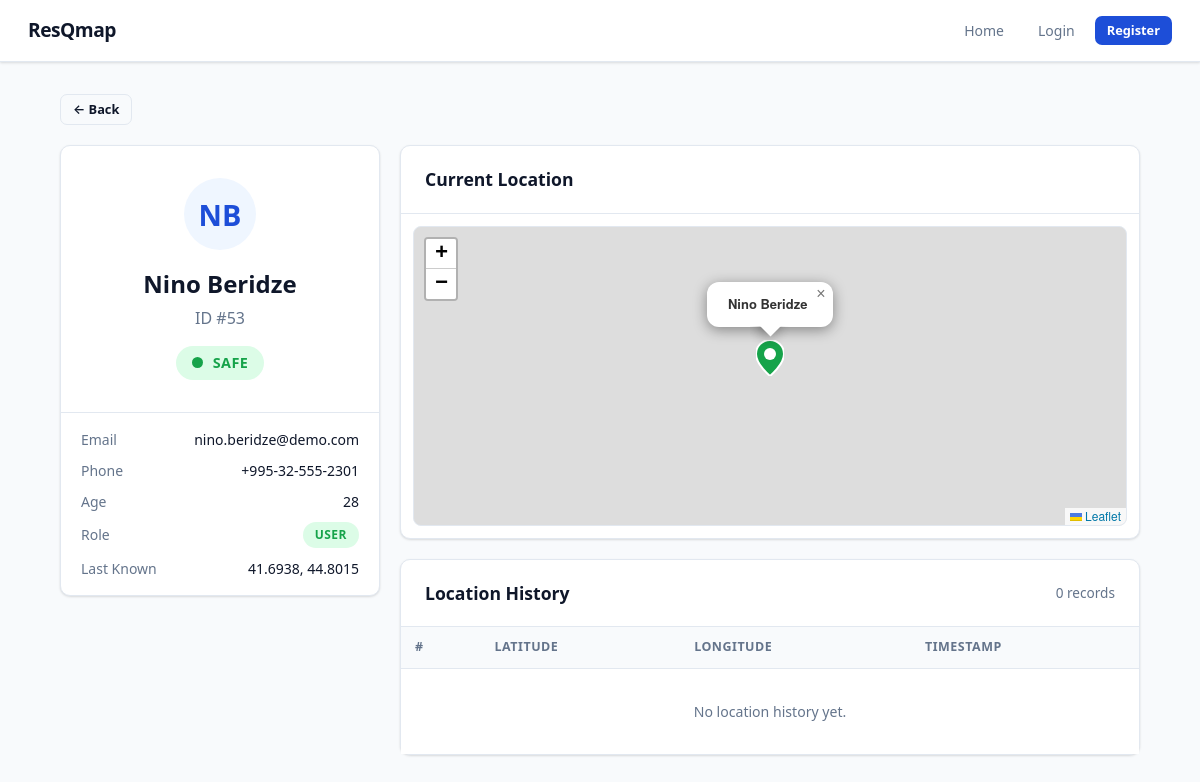
/users/53, run on the app's committed database.
### models.py (models this page shows)
class User(Base):
    __tablename__ = "users"
    id: Mapped[int] = mapped_column(Integer, primary_key=True, index=True)
    name: Mapped[str] = mapped_column(String(50), nullable=False)
    last_name: Mapped[str] = mapped_column(String(50), nullable=False)
    email: Mapped[str] = mapped_column(String(120), unique=True, nullable=False)
    age: Mapped[int] = mapped_column(Integer, nullable=False)
    current_location: Mapped[str] = mapped_column(String(100), default="Unknown")
    phone_number: Mapped[str] = mapped_column(String(20), nullable=False)
    password_hash: Mapped[str] = mapped_column(String(255), nullable=False)
    role: Mapped[str] = mapped_column(String(20), default="normal_user", nullable=False)
    safety_status: Mapped[str] = mapped_column(String(20), default="unknown", nullable=False)
    latitude: Mapped[float | None] = mapped_column(Float, nullable=True)
    longitude: Mapped[float | None] = mapped_column(Float, nullable=True)
    location_history: Mapped[list[UserLocationHistory]] = relationship(
        back_populates="user", cascade="all, delete-orphan"
    )
    notifications: Mapped[list[SafetyNotification]] = relationship(
        back_populates="user", cascade="all, delete-orphan"
    )

### main.py (the view)
@app.get("/users/{user_id}", include_in_schema=False, name="user_page")
async def user_page(
    request: Request,
    user_id: int,
    db: Annotated[AsyncSession, Depends(get_db)],
):
    result = await db.execute(select(models.User).where(models.User.id == user_id))
    user = result.scalars().first()
    if not user:
        raise HTTPException(status_code=status.HTTP_404_NOT_FOUND, detail="User not found")
    result = await db.execute(
        select(models.UserLocationHistory)
        .where(models.UserLocationHistory.user_id == user_id)
        .order_by(models.UserLocationHistory.timestamp.desc())
    )
    locations = result.scalars().all()
    return templates.TemplateResponse(
        request,
        "user.html",
        {"user": user, "locations": locations, "title": f"{user.name} {user.last_name}"},
    )

### templates/user.html (shortened to what this page needs)
{% extends "base.html" %}
{% block head %}
<link rel="stylesheet" href="https://unpkg.com/leaflet@1.9.4/dist/leaflet.css"/>
<link rel="stylesheet" href="{{ url_for('static', path='/user.css') }}">
{% endblock %}
{% block content %}
<div class="page">
  <div style="margin-bottom:20px;">
    <button onclick="history.length > 1 ? history.back() : window.location.href='/users'" class="btn btn-outline btn-sm">← Back</button>
  </div>
  <div style="display:grid;grid-template-columns:320px 1fr;gap:20px;align-items:start;" class="user-layout">
    <div>
      <div class="card" style="margin-bottom:16px;">
        <div class="card-body" style="text-align:center;padding:32px 24px;">
          <div style="width:72px;height:72px;border-radius:50%;background:var(--brand-light);color:var(--brand);font-size:1.8rem;font-weight:800;display:flex;align-items:center;justify-content:center;margin:0 auto 16px;">
            {{ (user.name or '?')[0] | upper }}{{ (user.last_name or '?')[0] | upper }}
          </div>
          <h2 style="margin-bottom:4px;">{{ user.name }} {{ user.last_name }}</h2>
          <p class="text-muted" style="margin-bottom:16px;">ID #{{ user.id }}</p>
          <span class="status-pill pill-{{ user.safety_status }}" style="font-size:.9rem;padding:6px 16px;">
            <span class="status-dot status-{{ user.safety_status }}"></span>
            {{ user.safety_status | capitalize }}
          </span>
        </div>
        <div style="border-top:1px solid var(--border);padding:16px 20px;display:flex;flex-direction:column;gap:10px;">
          <div style="display:flex;justify-content:space-between;font-size:.875rem;">
            <span class="text-muted">Email</span>
            <span>{{ user.email }}</span>
          </div>
          <div style="display:flex;justify-content:space-between;font-size:.875rem;">
            <span class="text-muted">Phone</span>
            <span>{{ user.phone_number }}</span>
          </div>
          <div style="display:flex;justify-content:space-between;font-size:.875rem;">
            <span class="text-muted">Age</span>
            <span>{{ user.age }}</span>
          </div>
          <div style="display:flex;justify-content:space-between;font-size:.875rem;align-items:center;">
            <span class="text-muted">Role</span>
            {% if user.role == 'admin' %}
              <span class="nav-role-badge badge-admin">Admin</span>
            {% elif user.role == 'police' %}
              <span class="nav-role-badge badge-police">Police</span>
            {% else %}
              <span class="nav-role-badge badge-user">User</span>
            {% endif %}
          </div>
          {% if user.latitude is not none and user.longitude is not none %}
          <div style="display:flex;justify-content:space-between;font-size:.875rem;">
            <span class="text-muted">Last Known</span>
            <span>{{ "%.4f"|format(user.latitude) }}, {{ "%.4f"|format(user.longitude) }}</span>
          </div>
          {% endif %}
        </div>
      </div>
    </div>
    <div>
      {% if user.latitude is not none and user.longitude is not none %}
      <div class="card" style="margin-bottom:20px;">
        <div class="card-header"><h2>Current Location</h2></div>
        <div class="card-body" style="padding:12px;">
          <div
            id="user-map"
            data-lat="{{ user.latitude }}"
            data-lng="{{ user.longitude }}"
            data-status="{{ user.safety_status }}"
            data-name="{{ user.name }} {{ user.last_name }}"
          ></div>
        </div>
      </div>
      {% endif %}
      <div class="card">
        <div class="card-header">
          <h2>Location History</h2>
          <span class="text-muted" style="font-size:.85rem;">{{ locations|length }} record{{ 's' if locations|length != 1 }}</span>
        </div>
        <div class="table-wrap" style="border:none;border-radius:0;">
          <table>
            <thead>
              <tr>
                <th>#</th>
                <th>Latitude</th>
                <th>Longitude</th>
                <th>Timestamp</th>
              </tr>
            </thead>
            <tbody>
              {% for loc in locations %}
              <tr>
                <td style="color:var(--text-muted);">{{ loc.id }}</td>
                <td>{{ "%.6f"|format(loc.latitude) }}</td>
                <td>{{ "%.6f"|format(loc.longitude) }}</td>
                <td style="color:var(--text-muted);font-size:.82rem;">{{ loc.timestamp.strftime('%Y-%m-%d %H:%M:%S UTC') }}</td>
              </tr>
              {% else %}
              <tr>
                <td colspan="4" style="text-align:center;padding:32px;color:var(--text-muted);">No location history yet.</td>
              </tr>
              {% endfor %}
            </tbody>
          </table>
        </div>
      </div>
    </div>
  </div>
</div>
{% endblock %}

### static/user.css (style rules this page uses)
#user-map { height: 300px; border-radius: 8px; border: 1px solid var(--border); }

### static/base.css (style rules this page uses)
*, *::before, *::after { box-sizing: border-box; margin: 0; padding: 0; }
:root { --brand: #1d4ed8; --brand-dark: #1e3a8a; --brand-light: #eff6ff; --danger: #dc2626; --safe: #16a34a; --unknown: #6b7280; --police: #7c3aed; --admin: #b45309; --surface: #ffffff; --surface-2: #f8fafc; --border: #e2e8f0; --text: #0f172a; --text-muted: #64748b; --shadow: 0 1px 3px rgba(0,0,0,.08), 0 1px 2px rgba(0,0,0,.06); --shadow-lg: 0 10px 25px rgba(0,0,0,.12); --radius: 10px; }
html { font-size: 16px; }
body { font-family: 'Segoe UI', system-ui, -apple-system, sans-serif; color: var(--text); background: var(--surface-2); line-height: 1.5; min-height: 100vh; }
.nav-role-badge { display: inline-flex; align-items: center; gap: 5px; padding: 4px 12px; border-radius: 20px; font-size: .75rem; font-weight: 700; text-transform: uppercase; letter-spacing: .5px; }
.badge-user { background: #dcfce7; color: var(--safe); }
.page { width: min(1080px, calc(100vw - 32px)); margin: 32px auto; }
.card { background: var(--surface); border: 1px solid var(--border); border-radius: var(--radius); box-shadow: var(--shadow); }
.card-header { display: flex; align-items: center; justify-content: space-between; flex-wrap: wrap; gap: 12px; padding: 20px 24px; border-bottom: 1px solid var(--border); }
.card-header h2 { font-size: 1.1rem; font-weight: 700; }
.card-body { padding: 24px; }
.btn { display: inline-flex; align-items: center; gap: 7px; padding: 9px 18px; border: none; border-radius: 7px; font: inherit; font-size: .9rem; font-weight: 600; cursor: pointer; transition: opacity .15s, transform .1s; text-decoration: none; }
.btn-outline { background: transparent; border: 1.5px solid var(--border); color: var(--text); }
.btn-sm { padding: 5px 12px; font-size: .8rem; }
.status-dot { display: inline-block; width: 11px; height: 11px; border-radius: 50%; vertical-align: middle; margin-right: 5px; }
.status-safe { background: var(--safe); }
.status-pill { display: inline-flex; align-items: center; gap: 5px; padding: 3px 10px; border-radius: 20px; font-size: .78rem; font-weight: 700; text-transform: uppercase; letter-spacing: .4px; }
.pill-safe { background: #dcfce7; color: var(--safe); }
.table-wrap { overflow-x: auto; border-radius: var(--radius); border: 1px solid var(--border); }
table { width: 100%; border-collapse: collapse; background: var(--surface); }
th, td { padding: 11px 14px; text-align: left; border-bottom: 1px solid var(--border); font-size: .88rem; }
th { background: var(--surface-2); font-weight: 700; font-size: .78rem; text-transform: uppercase; letter-spacing: .5px; color: var(--text-muted); }
tr:last-child td { border-bottom: none; }
.text-muted { color: var(--text-muted); }

### data on the page
User: name "N", last_name "B", name "Nino", last_name "Beridze", id "53", safety_status "SAFE", email "nino.beridze@demo.com", phone_number "+995-32-555-2301", age "28", latitude "41.6938", longitude "44.8015"

### other printed values
{{ locations|length }} "0"
{{ 's' if locations|length != 1 }} "s"
